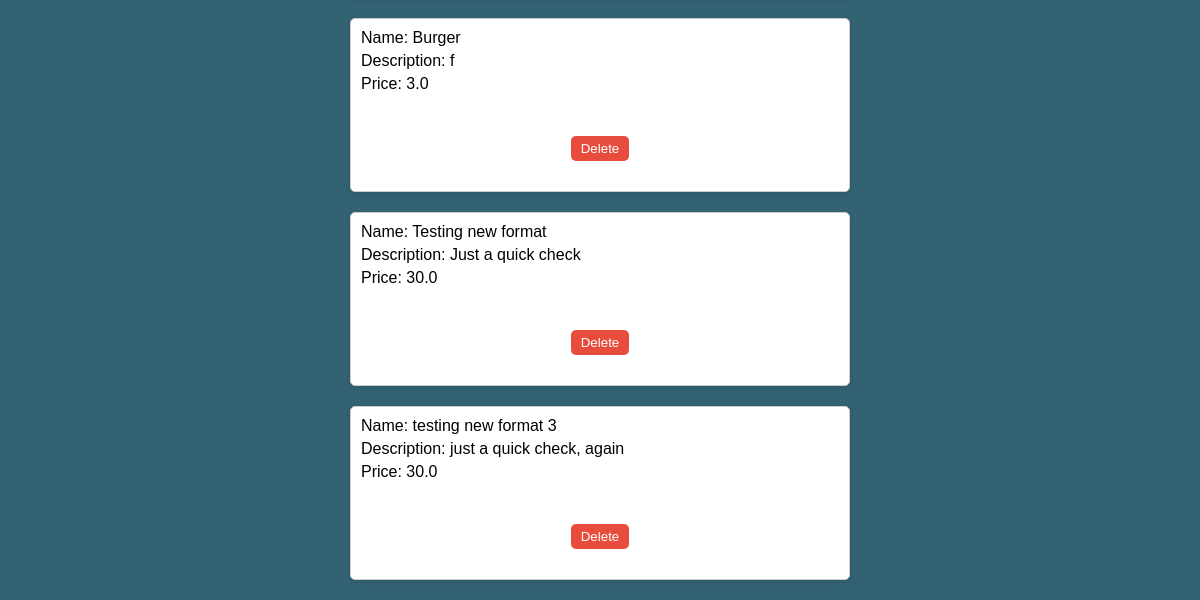
Page /restaurant_admin/ (lower part) on the earlier database version.
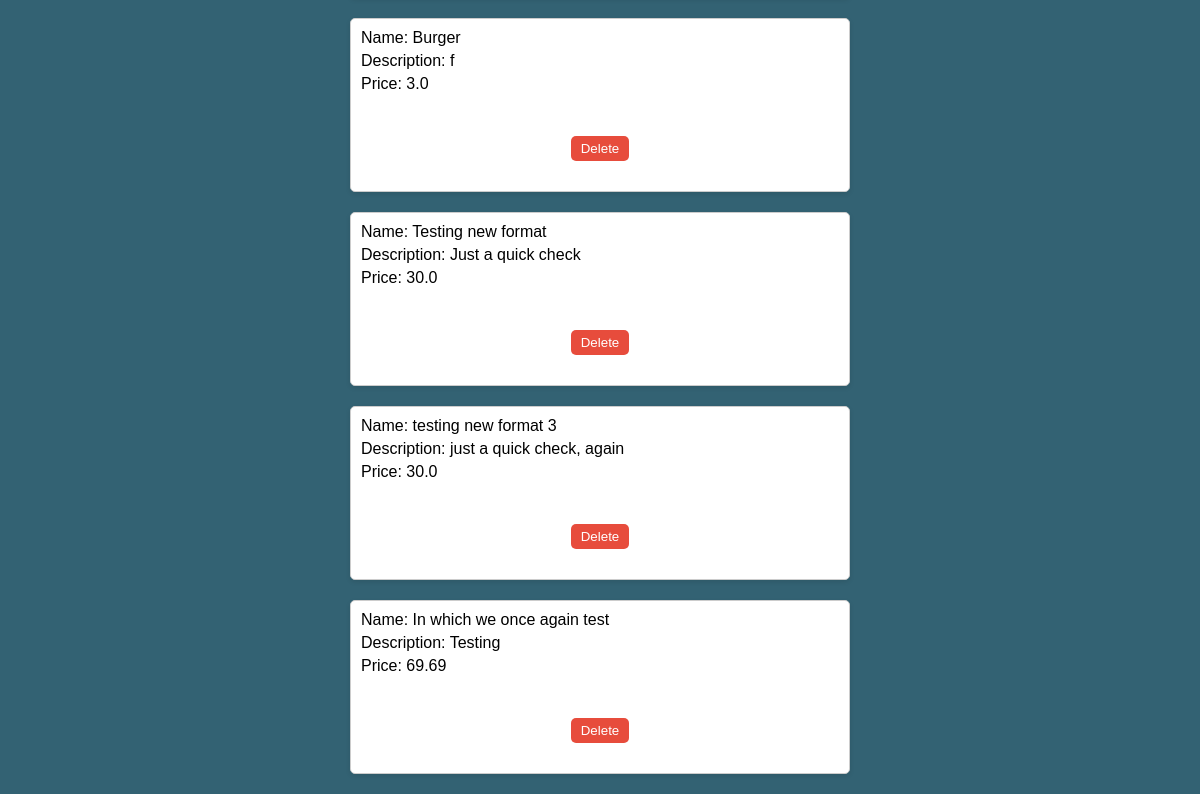
Same page on the later database version.
### mcewens/models.py (models this page shows)
class MenuItem(models.Model):
    name = models.CharField(max_length=50)
    CATEGORY_CHOICES = (
        ("Brunch", "Brunch"),
        ("Lunch", "Lunch"),
        ("Dinner", "Dinner"),
        ("Wine and Cocktails", "Wine and Cocktails"),
    )
    category = models.CharField(choices=CATEGORY_CHOICES, max_length=50)
    TYPE_CHOICES = (
        ("Appetizers", "Appetizers"),
        ("Soups/Salads", "Soups/Salads"),
        ("Entrees", "Entrees"),
        ("Desserts", "Desserts"),
        ("Wine", "Wine"),
        ("Cocktails", "Cocktails"),
    )
    item_type = models.CharField(choices=TYPE_CHOICES, max_length=50, blank=True)
    description = models.CharField(max_length=200, blank=True)
    price = models.FloatField()
    current = models.IntegerField(default=1)
    class Meta:
        unique_together = ("name", "category")

### mcewens/views.py (the view)
# urls.py: path("restaurant_admin/", restaurant_admin, name="restaurant_admin"),
def restaurant_admin(request):
    form = MenuItemForm()
    menuItems = MenuItem.objects.all()
    if request.method == "POST":
        form = MenuItemForm(request.POST)
        name = request.POST.get("name")
        description = request.POST.get("description")
        price = request.POST.get("price")
        create_menu_item(name, description, price)
    context = {"form": form, "menuItems": menuItems}
    return render(request, "restaurantadmin.html", context)

### mcewens/forms.py
class MenuItemForm(forms.ModelForm):
    class Meta:
        model = MenuItem
        fields = [
            "name",
            "price",
            "description",
            "category",
            "item_type",
        ]
        exclude = ["current"]

### mcewens/templates/restaurantadmin.html (shortened to what this page needs)
<!DOCTYPE html>
<html lang="en">
  <head>
  </head>
  <body>
    {% for menuItem in menuItems %}
    <div class="menu-item-{{menuItem.id}}">
      <p>Name: {{menuItem.name}}</p>
      <p>Description: {{menuItem.description}}</p>
      <p>Price: {{menuItem.price}}</p>
      <form class="menu-item-{{menuItem.id}}" action="" method="POST">
        <input type="submit" name="delete" value="Delete" />
      </form>
    </div>
    {% endfor %}
  </body>
</html>

Differences in the rows shown:
added MenuItem: name "In which we once again test", description "Testing", price "69.69"
